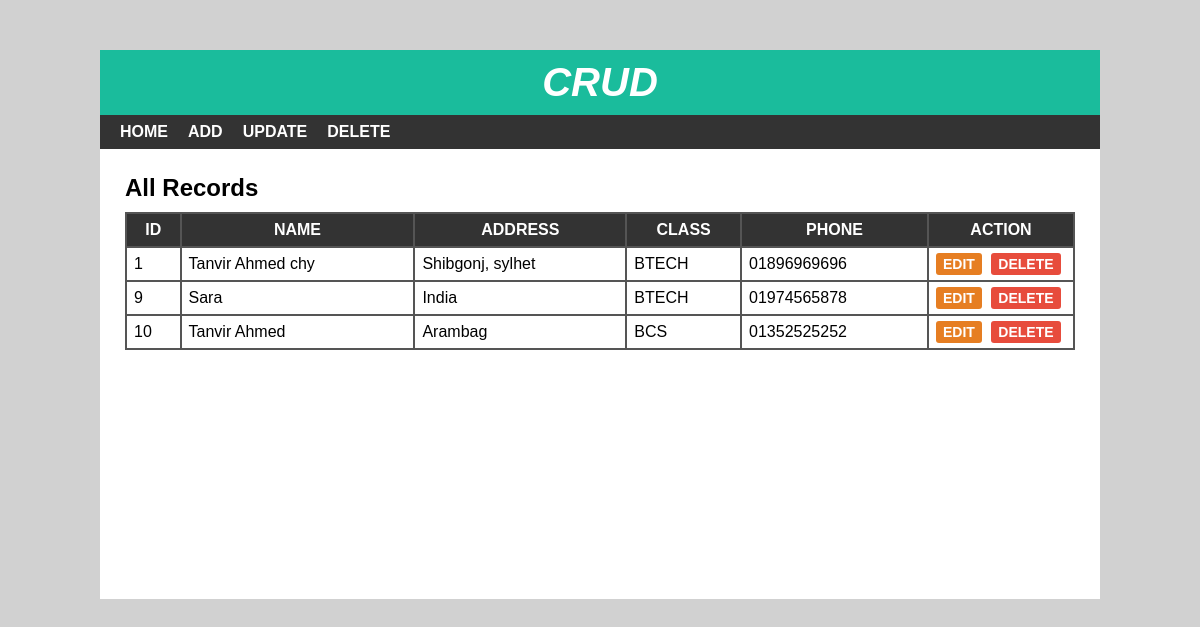
The page / on the database its author committed.
### tables this page shows
CREATE TABLE `student` (
  `sid` int(10) NOT NULL,
  `sname` varchar(50) NOT NULL,
  `saddress` varchar(100) NOT NULL,
  `sclass` int(20) NOT NULL,
  `sphone` varchar(20) NOT NULL
);

CREATE TABLE `studentclass` (
  `cid` int(10) NOT NULL,
  `cname` varchar(20) NOT NULL
);

### index.php (the view, shortened to what this page needs)
<?php
include 'header.php';
?>
<div id="main-content">
    <h2>All Records</h2>
   <?php
    $conn = mysqli_connect("localhost", "root", "", "crud") or die ("Connection Failed!");
    $sql = "SELECT * FROM student JOIN studentclass WHERE student.sclass = studentclass.cid";
    $result = mysqli_query($conn, $sql) or die ("Query Unsuccessfull.");
    if(mysqli_num_rows($result) > 0){
    ?>
    <table cellpadding="7px">
        <thead>
        <th>Id</th>
        <th>Name</th>
        <th>Address</th>
        <th>Class</th>
        <th>Phone</th>
        <th>Action</th>
        </thead>
        <tbody>
            <?php
                while($row = mysqli_fetch_assoc($result)){
             ?>
            <tr>
                <td><?php echo $row['sid']; ?></td>
                <td><?php echo $row['sname'] ?></td>
                <td><?php echo $row['saddress'] ?></td>
                <td><?php echo $row['cname'] ?></td>
                <td><?php echo $row['sphone'] ?></td>
                <td>
                    <a href="edit.php?id=<?php echo $row['sid']; ?>">Edit</a>
                    <a href='delete-inline.php'>Delete</a>
                </td>
            </tr>
            <?php } ?>
        </tbody>
    </table>
    <?php } else {
        echo "<h2>No records found...!</h2>";
    }
    ?>
</div>
</div>
</body>
</html>

### header.php (shortened to what this page needs)
<!DOCTYPE html>
<html lang="en">
<head>
  <link rel="stylesheet" href="css/style.css">
</head>
<body>
    <div id="wrapper">
        <div id="header">
            <h1>Crud</h1>
        </div>
        <div id="menu">
            <ul>
                <li>
                    <a href="index.php">Home</a>
                </li>
                <li>
                    <a href="add.php">Add</a>
                </li>
                <li>
                    <a href="update.php">Update</a>
                </li>
                <li>
                    <a href="delete.php">Delete</a>
                </li>
            </ul>
        </div>

### css/style.css (style rules this page uses)
body { font:16px arial; margin: 0; padding: 0; background: #d1d1d1; }
#wrapper { width: 1000px; margin: 50px auto 0; background-color: #fff; }
#header { text-align: center; background-color: #1abc9c; padding: 10px; }
#header h1 { color: #fff; font-size: 40px; font-style: italic; font-weight: 700; text-transform: uppercase; margin: 0; }
#menu { background-color: #333; }
#menu ul { font-size: 0; padding: 0 10px; margin: 0; list-style: none; }
#menu ul li { display: inline-block; }
#menu ul li a { color: #fff; font-size: 16px; font-weight: 600; padding: 8px 10px; display: block; text-decoration: none; text-transform: uppercase; transition: all 0.3s ease; }
#main-content { padding: 25px; min-height: 400px; }
#main-content h2 { margin: 0 0 10px; text-transform: capitalize; }
#main-content table { width: 100%; background-color: #555; margin: 0 0 20px; }
#main-content table th { color: #fff; background-color: #333; text-transform: uppercase; }
#main-content table th:last-child { width: 130px; }
#main-content table td { background-color: #fff; }
#main-content table td a { font-size: 14px; font-weight: 600; text-transform: uppercase; padding: 3px 7px; color: #fff; background-color: #e67e22; text-decoration: none; border-radius: 3px; }
#main-content table td a:nth-child(2) { background-color: #e74c3c; margin: 0 0 0 5px; }

### rows shown on the page
student: sid "1", sname "Tanvir Ahmed chy", saddress "Shibgonj, sylhet", studentclass.cname "BTECH", sphone "01896969696"
student: sid "9", sname "Sara", saddress "India", studentclass.cname "BTECH", sphone "01974565878"
student: sid "10", sname "Tanvir Ahmed", saddress "Arambag", studentclass.cname "BCS", sphone "01352525252"
